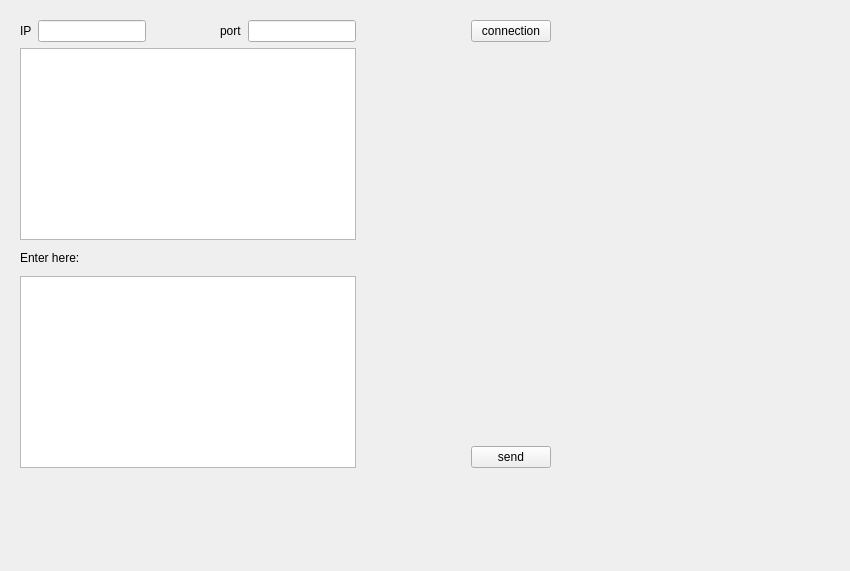
<?xml version="1.0" encoding="UTF-8"?>
<ui version="4.0">
 <class>chat_employe</class>
 <widget class="QWidget" name="chat_employe">
  <property name="geometry">
   <rect>
    <x>0</x>
    <y>0</y>
    <width>850</width>
    <height>571</height>
   </rect>
  </property>
  <property name="windowTitle">
   <string>Form</string>
  </property>
  <widget class="QWidget" name="layoutWidget">
   <property name="geometry">
    <rect>
     <x>20</x>
     <y>20</y>
     <width>531</width>
     <height>448</height>
    </rect>
   </property>
   <layout class="QGridLayout" name="gridLayout">
    <item row="0" column="0" colspan="3">
     <layout class="QHBoxLayout" name="horizontalLayout_3">
      <item>
       <layout class="QHBoxLayout" name="horizontalLayout">
        <item>
         <widget class="QLabel" name="label_2">
          <property name="text">
           <string>IP</string>
          </property>
         </widget>
        </item>
        <item>
         <widget class="QLineEdit" name="lineEdit_IP"/>
        </item>
       </layout>
      </item>
      <item>
       <spacer name="horizontalSpacer">
        <property name="orientation">
         <enum>Qt::Horizontal</enum>
        </property>
        <property name="sizeHint" stdset="0">
         <size>
          <width>68</width>
          <height>20</height>
         </size>
        </property>
       </spacer>
      </item>
      <item>
       <layout class="QHBoxLayout" name="horizontalLayout_2">
        <item>
         <widget class="QLabel" name="label_3">
          <property name="text">
           <string>port</string>
          </property>
         </widget>
        </item>
        <item>
         <widget class="QLineEdit" name="lineEdit_Port"/>
        </item>
       </layout>
      </item>
     </layout>
    </item>
    <item row="0" column="4" rowspan="4">
     <layout class="QVBoxLayout" name="verticalLayout">
      <item>
       <widget class="QPushButton" name="pushButton_Connect">
        <property name="text">
         <string>connection</string>
        </property>
       </widget>
      </item>
      <item>
       <spacer name="verticalSpacer">
        <property name="orientation">
         <enum>Qt::Vertical</enum>
        </property>
        <property name="sizeHint" stdset="0">
         <size>
          <width>20</width>
          <height>228</height>
         </size>
        </property>
       </spacer>
      </item>
      <item>
       <widget class="QPushButton" name="pushButton_Send">
        <property name="text">
         <string>send</string>
        </property>
       </widget>
      </item>
     </layout>
    </item>
    <item row="1" column="0" colspan="3">
     <widget class="QTextBrowser" name="textBrowser"/>
    </item>
    <item row="2" column="1">
     <spacer name="verticalSpacer_2">
      <property name="orientation">
       <enum>Qt::Vertical</enum>
      </property>
      <property name="sizeHint" stdset="0">
       <size>
        <width>20</width>
        <height>18</height>
       </size>
      </property>
     </spacer>
    </item>
    <item row="2" column="3">
     <spacer name="horizontalSpacer_2">
      <property name="orientation">
       <enum>Qt::Horizontal</enum>
      </property>
      <property name="sizeHint" stdset="0">
       <size>
        <width>40</width>
        <height>20</height>
       </size>
      </property>
     </spacer>
    </item>
    <item row="3" column="0" colspan="3">
     <widget class="QTextEdit" name="textEdit"/>
    </item>
    <item row="2" column="0">
     <widget class="QLabel" name="label_4">
      <property name="text">
       <string>Enter here:</string>
      </property>
     </widget>
    </item>
   </layout>
  </widget>
 </widget>
 <resources/>
 <connections/>
</ui>
